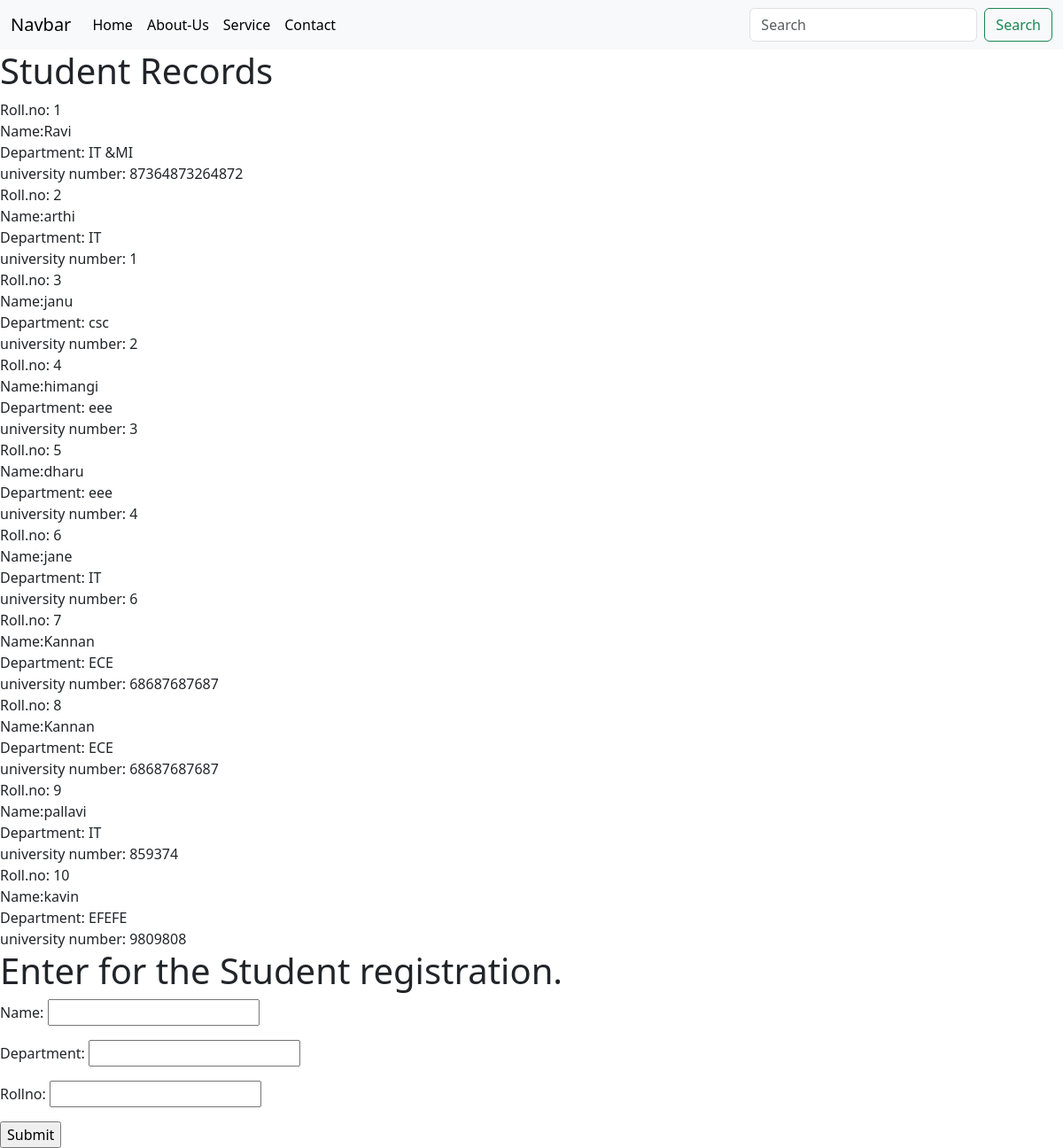
/studentreg, run on the app's committed database.
### It/models.py (models this page shows)
class Student(models.Model):
    name = models.CharField(max_length=50)
    department= models.CharField(max_length=20)
    rollno = models.IntegerField()
    def __str__(self):
        return self.name

### It/views.py (the view)
# urls.py: path('studentreg', views.studentreg, name='studentreg'),
def studentreg(request):
    stu = Student.objects.all()
    form = StudentForm
    if request.method =="POST":
        form = StudentForm(request.POST)
        if form.is_valid():
            form.save()
            return redirect('studentlist')
    context = {'stu': stu, 'form': form}
    return render(request, 'studentreg.html', context)

### templates/studentreg.html (shortened to what this page needs)
{% extends 'base.html' %}
    {% block content %}
    <div>
        <h1>Student Records</h1>
        {% for student in stu %}
    Roll.no: {{student.id}}<br>
    Name:{{student}}<br>
    Department: {{student.department}}<br>
    university number: {{student.rollno}}<br>
    {% endfor %}
</div>
<h1>Enter for the Student registration.</h1>
<form method="post">
    {{form.as_p}}
    <input type="submit" value= "Submit">
</form>
{% endblock %}

### data on the page
Student: id "1", name "Ravi", department "IT &MI", rollno "87364873264872"
Student: id "2", name "arthi", department "IT", rollno "1"
Student: id "3", name "janu", department "csc", rollno "2"
Student: id "4", name "himangi", department "eee", rollno "3"
Student: id "5", name "dharu", department "eee", rollno "4"
Student: id "6", name "jane", department "IT", rollno "6"
Student: id "7", name "Kannan", department "ECE", rollno "68687687687"
Student: id "8", name "Kannan", department "ECE", rollno "68687687687"
Student: id "9", name "pallavi", department "IT", rollno "859374"
Student: id "10", name "kavin", department "EFEFE", rollno "9809808"
